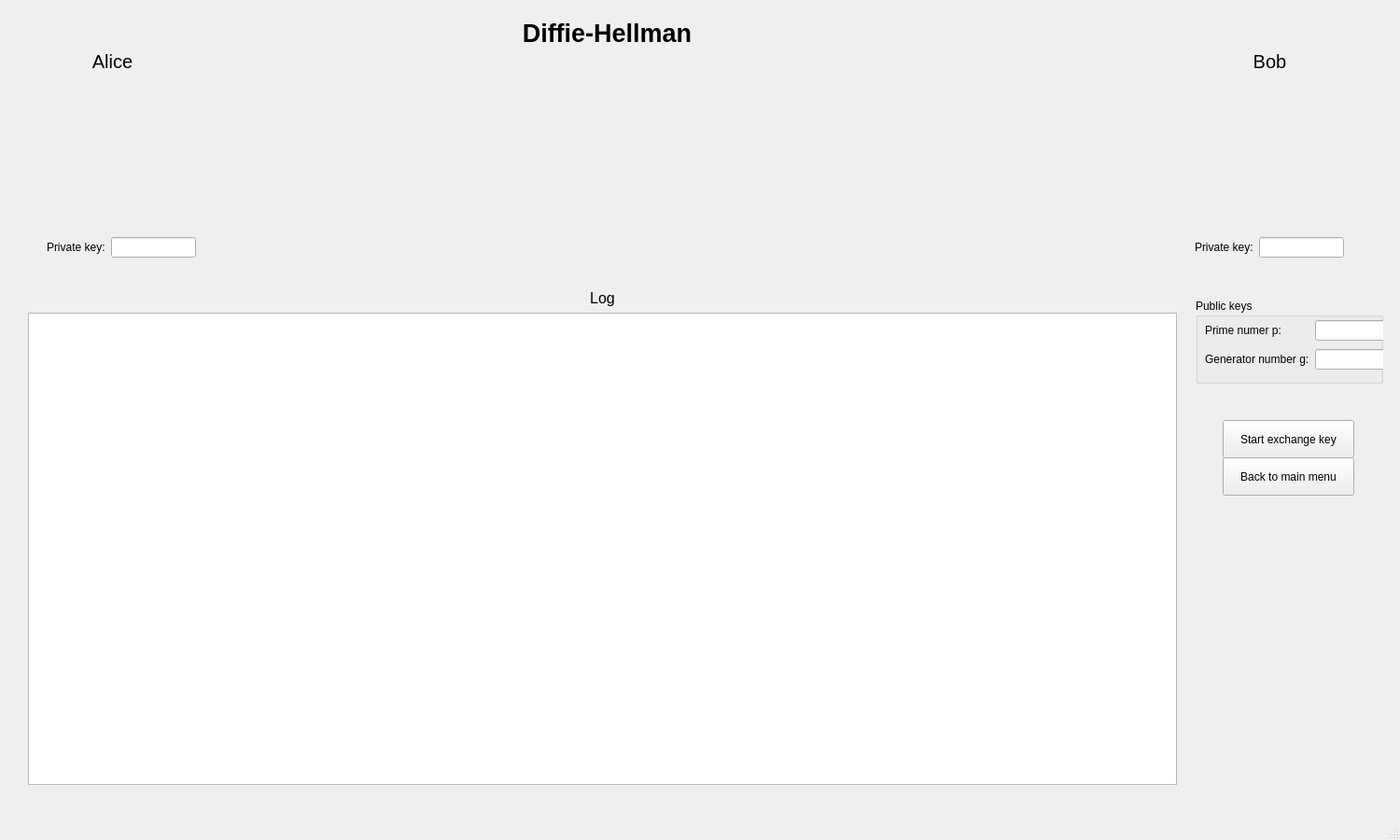
<?xml version="1.0" encoding="UTF-8"?>
<ui version="4.0">
 <class>MainWindow</class>
 <widget class="QMainWindow" name="MainWindow">
  <property name="geometry">
   <rect>
    <x>0</x>
    <y>0</y>
    <width>1500</width>
    <height>900</height>
   </rect>
  </property>
  <property name="minimumSize">
   <size>
    <width>1500</width>
    <height>900</height>
   </size>
  </property>
  <property name="windowTitle">
   <string>MainWindow</string>
  </property>
  <widget class="QWidget" name="centralwidget">
   <widget class="QLabel" name="label">
    <property name="geometry">
     <rect>
      <x>320</x>
      <y>0</y>
      <width>661</width>
      <height>71</height>
     </rect>
    </property>
    <property name="font">
     <font>
      <pointsize>20</pointsize>
      <weight>75</weight>
      <bold>true</bold>
     </font>
    </property>
    <property name="text">
     <string>Diffie-Hellman</string>
    </property>
    <property name="alignment">
     <set>Qt::AlignCenter</set>
    </property>
   </widget>
   <widget class="QLabel" name="Alice_image">
    <property name="geometry">
     <rect>
      <x>50</x>
      <y>100</y>
      <width>141</width>
      <height>141</height>
     </rect>
    </property>
    <property name="text">
     <string/>
    </property>
    <property name="pixmap">
     <pixmap>Image/coding (1).png</pixmap>
    </property>
    <property name="scaledContents">
     <bool>true</bool>
    </property>
   </widget>
   <widget class="QLabel" name="Bob_image">
    <property name="geometry">
     <rect>
      <x>1290</x>
      <y>100</y>
      <width>141</width>
      <height>141</height>
     </rect>
    </property>
    <property name="text">
     <string/>
    </property>
    <property name="pixmap">
     <pixmap>Image/coding.png</pixmap>
    </property>
    <property name="scaledContents">
     <bool>true</bool>
    </property>
   </widget>
   <widget class="QLabel" name="message_image">
    <property name="geometry">
     <rect>
      <x>170</x>
      <y>190</y>
      <width>41</width>
      <height>41</height>
     </rect>
    </property>
    <property name="text">
     <string/>
    </property>
    <property name="pixmap">
     <pixmap>Image/envelope.png</pixmap>
    </property>
    <property name="scaledContents">
     <bool>true</bool>
    </property>
   </widget>
   <widget class="QLabel" name="Alice_name">
    <property name="geometry">
     <rect>
      <x>80</x>
      <y>50</y>
      <width>81</width>
      <height>31</height>
     </rect>
    </property>
    <property name="font">
     <font>
      <pointsize>15</pointsize>
     </font>
    </property>
    <property name="text">
     <string>Alice</string>
    </property>
    <property name="alignment">
     <set>Qt::AlignCenter</set>
    </property>
   </widget>
   <widget class="QLabel" name="Bob_name">
    <property name="geometry">
     <rect>
      <x>1330</x>
      <y>50</y>
      <width>61</width>
      <height>31</height>
     </rect>
    </property>
    <property name="font">
     <font>
      <pointsize>15</pointsize>
     </font>
    </property>
    <property name="text">
     <string>Bob</string>
    </property>
    <property name="alignment">
     <set>Qt::AlignCenter</set>
    </property>
   </widget>
   <widget class="QWidget" name="gridLayoutWidget_2">
    <property name="geometry">
     <rect>
      <x>50</x>
      <y>250</y>
      <width>160</width>
      <height>31</height>
     </rect>
    </property>
    <layout class="QGridLayout" name="AliceProperties">
     <item row="0" column="1">
      <widget class="QLineEdit" name="A_PKey_input"/>
     </item>
     <item row="0" column="0">
      <widget class="QLabel" name="PKey_label">
       <property name="text">
        <string>Private key:</string>
       </property>
      </widget>
     </item>
    </layout>
   </widget>
   <widget class="QWidget" name="gridLayoutWidget_3">
    <property name="geometry">
     <rect>
      <x>1280</x>
      <y>250</y>
      <width>160</width>
      <height>31</height>
     </rect>
    </property>
    <layout class="QGridLayout" name="BobProperties">
     <item row="0" column="1">
      <widget class="QLineEdit" name="B_PKey_input"/>
     </item>
     <item row="0" column="0">
      <widget class="QLabel" name="B_PKey_label">
       <property name="text">
        <string>Private key:</string>
       </property>
      </widget>
     </item>
    </layout>
   </widget>
   <widget class="QGroupBox" name="groupBox">
    <property name="geometry">
     <rect>
      <x>1281</x>
      <y>320</y>
      <width>201</width>
      <height>91</height>
     </rect>
    </property>
    <property name="title">
     <string>Public keys</string>
    </property>
    <widget class="QWidget" name="gridLayoutWidget">
     <property name="geometry">
      <rect>
       <x>10</x>
       <y>20</y>
       <width>193</width>
       <height>61</height>
      </rect>
     </property>
     <layout class="QGridLayout" name="gridLayout">
      <item row="0" column="0">
       <widget class="QLabel" name="p_label">
        <property name="text">
         <string>Prime numer p:</string>
        </property>
       </widget>
      </item>
      <item row="1" column="0">
       <widget class="QLabel" name="G_label">
        <property name="text">
         <string>Generator number g:</string>
        </property>
       </widget>
      </item>
      <item row="0" column="1">
       <widget class="QLineEdit" name="p_input"/>
      </item>
      <item row="1" column="1">
       <widget class="QLineEdit" name="G_input"/>
      </item>
     </layout>
    </widget>
   </widget>
   <widget class="QPushButton" name="startButton">
    <property name="geometry">
     <rect>
      <x>1310</x>
      <y>450</y>
      <width>141</width>
      <height>41</height>
     </rect>
    </property>
    <property name="text">
     <string>Start exchange key</string>
    </property>
   </widget>
   <widget class="QWidget" name="verticalLayoutWidget">
    <property name="geometry">
     <rect>
      <x>30</x>
      <y>310</y>
      <width>1231</width>
      <height>531</height>
     </rect>
    </property>
    <layout class="QVBoxLayout" name="logLayout">
     <item>
      <widget class="QLabel" name="logLabel">
       <property name="font">
        <font>
         <pointsize>12</pointsize>
        </font>
       </property>
       <property name="text">
        <string>Log</string>
       </property>
       <property name="alignment">
        <set>Qt::AlignCenter</set>
       </property>
      </widget>
     </item>
     <item>
      <widget class="QListWidget" name="Log">
       <property name="font">
        <font>
         <pointsize>20</pointsize>
        </font>
       </property>
      </widget>
     </item>
    </layout>
   </widget>
   <widget class="QPushButton" name="backButton">
    <property name="geometry">
     <rect>
      <x>1310</x>
      <y>490</y>
      <width>141</width>
      <height>41</height>
     </rect>
    </property>
    <property name="text">
     <string>Back to main menu</string>
    </property>
   </widget>
   <zorder>message_image</zorder>
   <zorder>label</zorder>
   <zorder>Alice_image</zorder>
   <zorder>Bob_image</zorder>
   <zorder>Alice_name</zorder>
   <zorder>Bob_name</zorder>
   <zorder>gridLayoutWidget_2</zorder>
   <zorder>gridLayoutWidget_3</zorder>
   <zorder>groupBox</zorder>
   <zorder>startButton</zorder>
   <zorder>verticalLayoutWidget</zorder>
   <zorder>backButton</zorder>
  </widget>
  <widget class="QMenuBar" name="menubar">
   <property name="geometry">
    <rect>
     <x>0</x>
     <y>0</y>
     <width>1500</width>
     <height>26</height>
    </rect>
   </property>
  </widget>
  <widget class="QStatusBar" name="statusbar"/>
 </widget>
 <resources/>
 <connections/>
</ui>
